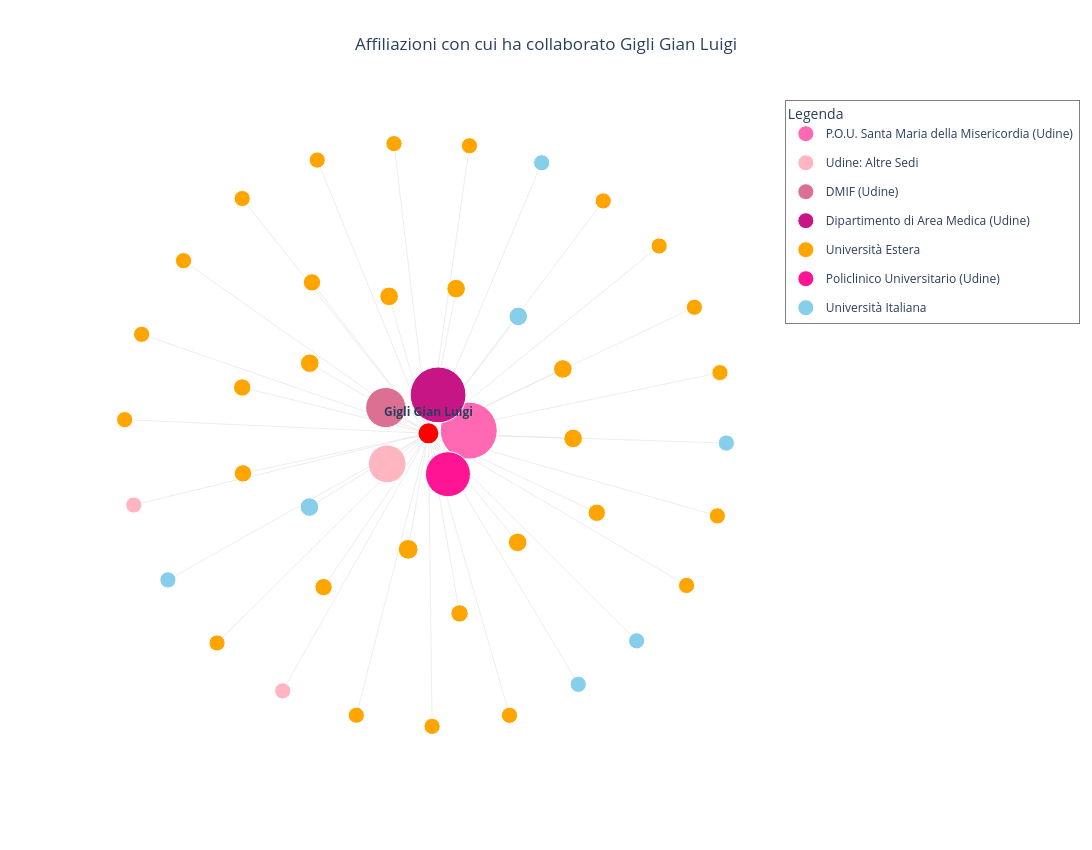

Here is the notebook cell this chart was saved with:
### Code cell
import pandas as pd
import networkx as nx
import plotly.graph_objects as go
from collections import Counter
import math

# [Logica di raggruppamento invariata come da tua richiesta precedente]
def get_custom_category(uni_name):
    u = uni_name.lower()
    if "udine" not in u:
        return uni_name
    if any(k in u for k in ["area medica", "dame"]):
        return "Dipartimento di Area Medica (Udine)"
    if "policlinico" in u:
        return "Policlinico Universitario (Udine)"
    if any(k in u for k in ["p.o.u.", "misericordia", "presidio ospedaliero universitario"]):
        return "P.O.U. Santa Maria della Misericordia (Udine)"
    if "mathematics" in u:
        return "DMIF (Udine)"
    return uni_name

grouped_counts = Counter()
grouped_details = {} 
for uni, count in university_counts.items():
    category = get_custom_category(uni)
    grouped_counts[category] += count
    if category not in grouped_details: grouped_details[category] = []
    if category != uni:
        clean_name = uni.split(",")[0].strip()
        grouped_details[category].append(f"• {clean_name} ({count})")

# Configurazione Colori
pink_shades = {
    "Dipartimento di Area Medica (Udine)": "#C71585",
    "Policlinico Universitario (Udine)": "#FF1493",
    "P.O.U. Santa Maria della Misericordia (Udine)": "#FF69B4",
    "DMIF (Udine)": "#DB7093",
    "Udine: Altre Sedi": "#FFB6C1"
}

G = nx.Graph()
G.add_node(central_author, type='central')
for uni, count in grouped_counts.items():
    is_udine = "udine" in uni.lower() or uni in pink_shades
    u_type = "internal" if is_udine else ("italian" if any(k in uni.lower() for k in ["italy", "italia"]) else "foreign")
    G.add_node(uni, type=u_type, weight=count)
    G.add_edge(central_author, uni, weight=count)

# Distanza aumentata (k=0.6)
pos = nx.spring_layout(G, k=0.6, weight='weight', seed=42)

node_traces = []
legend_added = set()

# Archi
edge_x, edge_y = [], []
for edge in G.edges():
    x0, y0 = pos[edge[0]]; x1, y1 = pos[edge[1]]
    edge_x.extend([x0, x1, None]); edge_y.extend([y0, y1, None])
edge_trace = go.Scatter(x=edge_x, y=edge_y, line=dict(width=0.7, color='#E5E5E5'), hoverinfo='none', mode='lines', showlegend=False)

# Nodi con crescita ridotta
for node in G.nodes():
    if node == central_author: continue
    data = G.nodes[node]
    count = data['weight']
    x, y = pos[node]
    
    if data['type'] == "internal":
        color = pink_shades.get(node, pink_shades["Udine: Altre Sedi"])
        category_name = node if node in pink_shades else "Udine: Altre Sedi"
    else:
        color = 'skyblue' if data['type'] == "italian" else 'orange'
        category_name = "Università Italiana" if data['type'] == "italian" else "Università Estera"

    # --- CAMBIO VALORE QUI: Crescita meno aggressiva ---
    # Prima era: 18 + (count * 2.2)
    # Ora usiamo un moltiplicatore ridotto per non far esplodere i nodi di Udine
    calculated_size = 15 + (count * 1.2) 

    details = "<br>".join(grouped_details.get(node, []))
    hover_label = f"<b>{node}</b><br>Collaborazioni: {count}"
    if details: hover_label += f"<br><br>Sedi incluse:<br>{details}"

    show_in_legend = category_name not in legend_added
    if show_in_legend: legend_added.add(category_name)

    node_traces.append(go.Scatter(
        x=[x], y=[y], mode='markers',
        name=category_name,
        marker=dict(color=color, size=calculated_size, line=dict(width=1, color='white')),
        text=hover_label, hoverinfo='text',
        showlegend=show_in_legend,
        legendgroup=category_name
    ))

central_trace = go.Scatter(
    x=[pos[central_author][0]], y=[pos[central_author][1]],
    mode='markers+text', text=[f"<b>{central_author}</b>"], textposition="top center",
    hoverinfo='none', marker=dict(color='red', size=22, line=dict(width=2, color='white')),
    showlegend=False
)

fig = go.Figure(data=[edge_trace, *node_traces, central_trace])
fig.update_layout(
    title=dict(text=f"Affiliazioni con cui ha collaborato {central_author}", x=0.5),
    width=1400, height=850,
    legend=dict(
        title_text="Legenda",
        x=1.02, y=1.0, # Destra in alto
        xanchor="left", yanchor="top",
        bordercolor="Gray", borderwidth=1
    ),
    margin=dict(r=250),
    paper_bgcolor='white', plot_bgcolor='white',
    xaxis=dict(showgrid=False, zeroline=False, showticklabels=False),
    yaxis=dict(showgrid=False, zeroline=False, showticklabels=False)
)
fig.show()

### Figure 1 — Plotly figure (JSON) as saved in the notebook; plotly's stock layout.template omitted (floating-point values rounded to 4 significant figures; data arrays with more than 128 entries replaced by an {"elided": "..."} marker saying what was removed)
{"data": [{"hoverinfo": "none", "line": {"color": "#E5E5E5", "width": 0.7}, "mode": "lines", "showlegend": false, "type": "scatter", "x": {"elided": "132 float values"}, "y": {"elided": "132 float values"}}, {"hoverinfo": "text", "legendgroup": "P.O.U. Santa Maria della Misericordia (Udine)", "marker": {"color": "#FF69B4", "line": {"color": "white", "width": 1}, "size": 57}, "mode": "markers", "name": "P.O.U. Santa Maria della Misericordia (Udine)", "showlegend": true, "text": "<b>P.O.U. Santa Maria della Misericordia (Udine)</b><br>Collaborazioni: 35<br><br>Sedi incluse:<br>• Neurology and Clinical Neurophysiology (2)<br>• Neurosurgery Unit (2)<br>• Neurological Clinic (13)<br>• Department of Neuroscience (6)<br>• Department of Laboratory Medicine (2)<br>• Institute of Pathology (3)<br>• Department of Diagnostic Imaging (2)<br>• Department of Infectious Diseases (1)<br>• Laboratory of Immunogenetics (1)<br>• Department of Cell Therapy and Hematology (1)<br>• Department of Oncology (1)<br>• Institute of Hygiene and Clinical Epidemiology (1)", "type": "scatter", "x": [0.1298], "y": [0.01148]}, {"hoverinfo": "text", "legendgroup": "Udine: Altre Sedi", "marker": {"color": "#FFB6C1", "line": {"color": "white", "width": 1}, "size": 37.8}, "mode": "markers", "name": "Udine: Altre Sedi", "showlegend": true, "text": "<b>Università degli Studi di Udine, Udine, UD, Italy</b><br>Collaborazioni: 19", "type": "scatter", "x": [-0.1379], "y": [-0.1008]}, {"hoverinfo": "text", "legendgroup": "DMIF (Udine)", "marker": {"color": "#DB7093", "line": {"color": "white", "width": 1}, "size": 40.2}, "mode": "markers", "name": "DMIF (Udine)", "showlegend": true, "text": "<b>DMIF (Udine)</b><br>Collaborazioni: 21<br><br>Sedi incluse:<br>• Department of Mathematics (11)<br>• Department of Mathematics and Physics (10)", "type": "scatter", "x": [-0.1426], "y": [0.08909]}, {"hoverinfo": "text", "legendgroup": "Dipartimento di Area Medica (Udine)", "marker": {"color": "#C71585", "line": {"color": "white", "width": 1}, "size": 55.8}, "mode": "markers", "name": "Dipartimento di Area Medica (Udine)", "showlegend": true, "text": "<b>Dipartimento di Area Medica (Udine)</b><br>Collaborazioni: 34<br><br>Sedi incluse:<br>• Università degli Studi di Udine (23)<br>• Neurology Unit (6)<br>• Department of Medical Area (DAME) (3)<br>• Institute of Pathology (1)<br>• Neurological Clinic (1)", "type": "scatter", "x": [0.02924], "y": [0.1319]}, {"hoverinfo": "text", "legendgroup": "Università Estera", "marker": {"color": "orange", "line": {"color": "white", "width": 1}, "size": 16.2}, "mode": "markers", "name": "Università Estera", "showlegend": true, "text": "<b>Department of Biochemistry, Centre Hospitalier Universitaire de Saint-Étienne, Saint-Etienne, Auvergne-Rhone-Alpes, France</b><br>Collaborazioni: 1", "type": "scatter", "x": [-0.8068], "y": [0.5844]}, {"hoverinfo": "text", "legendgroup": "Università Estera", "marker": {"color": "orange", "line": {"color": "white", "width": 1}, "size": 16.2}, "mode": "markers", "name": "Università Estera", "showlegend": false, "text": "<b>Department of Neurology, Centre Hospitalier Universitaire de Saint-Étienne, Saint-Etienne, Auvergne-Rhone-Alpes, France</b><br>Collaborazioni: 1", "type": "scatter", "x": [0.9464], "y": [-0.2762]}, {"hoverinfo": "text", "legendgroup": "Università Estera", "marker": {"color": "orange", "line": {"color": "white", "width": 1}, "size": 19.8}, "mode": "markers", "name": "Università Estera", "showlegend": false, "text": "<b>Université Claude Bernard Lyon 1, Villeurbanne, Auvergne-Rhone-Alpes, France</b><br>Collaborazioni: 4", "type": "scatter", "x": [-0.06907], "y": [-0.389]}, {"hoverinfo": "text", "legendgroup": "Università Estera", "marker": {"color": "orange", "line": {"color": "white", "width": 1}, "size": 16.2}, "mode": "markers", "name": "Università Estera", "showlegend": false, "text": "<b>Université Jean Monnet Saint Etienne, Saint-Etienne, Auvergne-Rhone-Alpes, France</b><br>Collaborazioni: 1", "type": "scatter", "x": [-1.0], "y": [0.04833]}, {"hoverinfo": "text", "legendgroup": "Policlinico Universitario (Udine)", "marker": {"color": "#FF1493", "line": {"color": "white", "width": 1}, "size": 45}, "mode": "markers", "name": "Policlinico Universitario (Udine)", "showlegend": true, "text": "<b>Policlinico Universitario (Udine)</b><br>Collaborazioni: 25<br><br>Sedi incluse:<br>• Neurological Clinic (6)<br>• Neurology Unit (2)<br>• Department of Neuroscience (15)<br>• Division of Vascular and Interventional Radiology (1)<br>• Pediatric Unit (1)", "type": "scatter", "x": [0.06165], "y": [-0.1356]}, {"hoverinfo": "text", "legendgroup": "Università Estera", "marker": {"color": "orange", "line": {"color": "white", "width": 1}, "size": 16.2}, "mode": "markers", "name": "Università Estera", "showlegend": false, "text": "<b>Sleep Disorders Unit, Hôpital Universitaire Pitié Salpêtrière, Paris, Ile-de-France, France</b><br>Collaborazioni: 1", "type": "scatter", "x": [0.2638], "y": [-0.9489]}, {"hoverinfo": "text", "legendgroup": "Università Estera", "marker": {"color": "orange", "line": {"color": "white", "width": 1}, "size": 17.4}, "mode": "markers", "name": "Università Estera", "showlegend": false, "text": "<b>Department of Neuroscience, University of Montreal, Montreal, QC, Canada</b><br>Collaborazioni: 2", "type": "scatter", "x": [-0.3469], "y": [-0.5163]}, {"hoverinfo": "text", "legendgroup": "Università Estera", "marker": {"color": "orange", "line": {"color": "white", "width": 1}, "size": 16.2}, "mode": "markers", "name": "Università Estera", "showlegend": false, "text": "<b>Centre de Recherche en Biologie Structurale, Université McGill, Montreal, QC, Canada</b><br>Collaborazioni: 1", "type": "scatter", "x": [-0.1156], "y": [0.9792]}, {"hoverinfo": "text", "legendgroup": "Università Estera", "marker": {"color": "orange", "line": {"color": "white", "width": 1}, "size": 17.4}, "mode": "markers", "name": "Università Estera", "showlegend": false, "text": "<b>Department of Psychiatry, University of Montreal, Montreal, QC, Canada</b><br>Collaborazioni: 2", "type": "scatter", "x": [-0.614], "y": [0.1568]}, {"hoverinfo": "text", "legendgroup": "Università Estera", "marker": {"color": "orange", "line": {"color": "white", "width": 1}, "size": 16.2}, "mode": "markers", "name": "Università Estera", "showlegend": false, "text": "<b>Université de Montpellier, Montpellier, Occitanie, France</b><br>Collaborazioni: 1", "type": "scatter", "x": [0.009543], "y": [-0.9861]}, {"hoverinfo": "text", "legendgroup": "Università Italiana", "marker": {"color": "skyblue", "line": {"color": "white", "width": 1}, "size": 16.2}, "mode": "markers", "name": "Università Italiana", "showlegend": true, "text": "<b>Department of Neuroscience, Università degli Studi di Verona, Verona, VR, Italy</b><br>Collaborazioni: 1", "type": "scatter", "x": [0.6812], "y": [-0.6977]}, {"hoverinfo": "text", "legendgroup": "Università Estera", "marker": {"color": "orange", "line": {"color": "white", "width": 1}, "size": 18.6}, "mode": "markers", "name": "Università Estera", "showlegend": false, "text": "<b>Sleep disorder Unit, Hôpital Universitaire Carémeau, Nimes, Occitania, France</b><br>Collaborazioni: 3", "type": "scatter", "x": [-0.1317], "y": [0.464]}, {"hoverinfo": "text", "legendgroup": "Università Estera", "marker": {"color": "orange", "line": {"color": "white", "width": 1}, "size": 16.2}, "mode": "markers", "name": "Università Estera", "showlegend": false, "text": "<b>Department of Neurology, Universitair Ziekenhuis Antwerpen, Edegem, VAN, Belgium</b><br>Collaborazioni: 1", "type": "scatter", "x": [0.7552], "y": [0.634]}, {"hoverinfo": "text", "legendgroup": "Università Estera", "marker": {"color": "orange", "line": {"color": "white", "width": 1}, "size": 16.2}, "mode": "markers", "name": "Università Estera", "showlegend": false, "text": "<b>Department of Neurosurgery, Universitätsmedizin Göttingen, Gottingen, Niedersachsen, Germany</b><br>Collaborazioni: 1", "type": "scatter", "x": [-0.6966], "y": [-0.7049]}, {"hoverinfo": "text", "legendgroup": "Università Estera", "marker": {"color": "orange", "line": {"color": "white", "width": 1}, "size": 17.4}, "mode": "markers", "name": "Università Estera", "showlegend": false, "text": "<b>Department of Clinical Neurophysiology and Sleep Center, Université de Lille, Lille, Hauts-de-France, France</b><br>Collaborazioni: 2", "type": "scatter", "x": [0.5504], "y": [-0.2657]}, {"hoverinfo": "text", "legendgroup": "Università Estera", "marker": {"color": "orange", "line": {"color": "white", "width": 1}, "size": 17.4}, "mode": "markers", "name": "Università Estera", "showlegend": false, "text": "<b>Department of Sleep Medicine and Neuromuscular Disorders, University of Münster, Munster, Nordrhein-Westfalen, Germany</b><br>Collaborazioni: 2", "type": "scatter", "x": [-0.6116], "y": [-0.1327]}, {"hoverinfo": "text", "legendgroup": "Università Estera", "marker": {"color": "orange", "line": {"color": "white", "width": 1}, "size": 18.6}, "mode": "markers", "name": "Università Estera", "showlegend": false, "text": "<b>Department of Neurology, Medizinische Universitat Innsbruck, Innsbruck, Tyrol, Austria</b><br>Collaborazioni: 3", "type": "scatter", "x": [-0.3922], "y": [0.2387]}, {"hoverinfo": "text", "legendgroup": "Università Estera", "marker": {"color": "orange", "line": {"color": "white", "width": 1}, "size": 18.6}, "mode": "markers", "name": "Università Estera", "showlegend": false, "text": "<b>Department of Neurology, Philipps-Universität Marburg, Marburg, Hessen, Germany</b><br>Collaborazioni: 3", "type": "scatter", "x": [0.08842], "y": [0.4902]}, {"hoverinfo": "text", "legendgroup": "Università Estera", "marker": {"color": "orange", "line": {"color": "white", "width": 1}, "size": 18.6}, "mode": "markers", "name": "Università Estera", "showlegend": false, "text": "<b>University of Oxford Medical Sciences Division, Oxford, Oxfordshire, United Kingdom</b><br>Collaborazioni: 3", "type": "scatter", "x": [0.4389], "y": [0.2193]}, {"hoverinfo": "text", "legendgroup": "Università Estera", "marker": {"color": "orange", "line": {"color": "white", "width": 1}, "size": 18.6}, "mode": "markers", "name": "Università Estera", "showlegend": false, "text": "<b>Department of Neurology and Neurosurgery, Université McGill, Montreal, QC, Canada</b><br>Collaborazioni: 3", "type": "scatter", "x": [0.2905], "y": [-0.3656]}, {"hoverinfo": "text", "legendgroup": "Università Estera", "marker": {"color": "orange", "line": {"color": "white", "width": 1}, "size": 18.6}, "mode": "markers", "name": "Università Estera", "showlegend": false, "text": "<b>Department of Psychology, Université du Québec à Montréal, Montreal, QC, Canada</b><br>Collaborazioni: 3", "type": "scatter", "x": [0.4727], "y": [-0.01511]}, {"hoverinfo": "text", "legendgroup": "Università Italiana", "marker": {"color": "skyblue", "line": {"color": "white", "width": 1}, "size": 16.2}, "mode": "markers", "name": "Università Italiana", "showlegend": false, "text": "<b>Department of Biomedical, Università degli Studi di Modena e Reggio Emilia, Modena, MO, Italy</b><br>Collaborazioni: 1", "type": "scatter", "x": [0.3694], "y": [0.9147]}, {"hoverinfo": "text", "legendgroup": "Università Italiana", "marker": {"color": "skyblue", "line": {"color": "white", "width": 1}, "size": 18.6}, "mode": "markers", "name": "Università Italiana", "showlegend": false, "text": "<b>Department of Medical Sciences and Public Health, Università degli Studi di Cagliari, Cagliari, CA, Italy</b><br>Collaborazioni: 3", "type": "scatter", "x": [0.2927], "y": [0.3966]}, {"hoverinfo": "text", "legendgroup": "Università Italiana", "marker": {"color": "skyblue", "line": {"color": "white", "width": 1}, "size": 18.6}, "mode": "markers", "name": "Università Italiana", "showlegend": false, "text": "<b>Department of Neurological Sciences, Università Vita-Salute San Raffaele, Milan, MI, Italy</b><br>Collaborazioni: 3", "type": "scatter", "x": [-0.3933], "y": [-0.2464]}, {"hoverinfo": "text", "legendgroup": "Udine: Altre Sedi", "marker": {"color": "#FFB6C1", "line": {"color": "white", "width": 1}, "size": 16.2}, "mode": "markers", "name": "Udine: Altre Sedi", "showlegend": false, "text": "<b>Clinical Neurology Unit, Azienda Sanitaria Universitaria, Udine, Italy</b><br>Collaborazioni: 1", "type": "scatter", "x": [-0.9702], "y": [-0.2395]}, {"hoverinfo": "text", "legendgroup": "Università Estera", "marker": {"color": "orange", "line": {"color": "white", "width": 1}, "size": 17.4}, "mode": "markers", "name": "Università Estera", "showlegend": false, "text": "<b>Department of Neurology, Université de Montpellier, Montpellier, Occitanie, France</b><br>Collaborazioni: 2", "type": "scatter", "x": [0.0998], "y": [-0.6051]}, {"hoverinfo": "text", "legendgroup": "Università Italiana", "marker": {"color": "skyblue", "line": {"color": "white", "width": 1}, "size": 16.2}, "mode": "markers", "name": "Università Italiana", "showlegend": false, "text": "<b>Università degli Studi di Bologna, Facoltà di Medicina e Chirurgia, Bologna, BO, Italy</b><br>Collaborazioni: 1", "type": "scatter", "x": [0.9758], "y": [-0.03068]}, {"hoverinfo": "text", "legendgroup": "Università Estera", "marker": {"color": "orange", "line": {"color": "white", "width": 1}, "size": 16.2}, "mode": "markers", "name": "Università Estera", "showlegend": false, "text": "<b>Université de Lille, Lille, Hauts-de-France, France</b><br>Collaborazioni: 1", "type": "scatter", "x": [-0.9443], "y": [0.3362]}, {"hoverinfo": "text", "legendgroup": "Università Estera", "marker": {"color": "orange", "line": {"color": "white", "width": 1}, "size": 16.2}, "mode": "markers", "name": "Università Estera", "showlegend": false, "text": "<b>Department of Neurology and Center of Clinical Neuroscience, Charles University, Prague, Czech Republic</b><br>Collaborazioni: 1", "type": "scatter", "x": [-0.6141], "y": [0.7941]}, {"hoverinfo": "text", "legendgroup": "Università Estera", "marker": {"color": "orange", "line": {"color": "white", "width": 1}, "size": 16.2}, "mode": "markers", "name": "Università Estera", "showlegend": false, "text": "<b>Department of Human Genetics, Université McGill, Montreal, QC, Canada</b><br>Collaborazioni: 1", "type": "scatter", "x": [-0.3676], "y": [0.9237]}, {"hoverinfo": "text", "legendgroup": "Università Estera", "marker": {"color": "orange", "line": {"color": "white", "width": 1}, "size": 16.2}, "mode": "markers", "name": "Università Estera", "showlegend": false, "text": "<b>Sleep Disorders Unit, Sorbonne Université, Paris, Ile-de-France, France</b><br>Collaborazioni: 1", "type": "scatter", "x": [0.8452], "y": [-0.5108]}, {"hoverinfo": "text", "legendgroup": "Università Estera", "marker": {"color": "orange", "line": {"color": "white", "width": 1}, "size": 17.4}, "mode": "markers", "name": "Università Estera", "showlegend": false, "text": "<b>Department of Neurology, Universitätsmedizin Göttingen, Gottingen, Niedersachsen, Germany</b><br>Collaborazioni: 2", "type": "scatter", "x": [-0.3849], "y": [0.5113]}, {"hoverinfo": "text", "legendgroup": "Università Estera", "marker": {"color": "orange", "line": {"color": "white", "width": 1}, "size": 16.2}, "mode": "markers", "name": "Università Estera", "showlegend": false, "text": "<b>Department of Neurology with Institute of Translational Neurology, University of Münster, Munster, Nordrhein-Westfalen, Germany</b><br>Collaborazioni: 1", "type": "scatter", "x": [0.1323], "y": [0.972]}, {"hoverinfo": "text", "legendgroup": "Università Italiana", "marker": {"color": "skyblue", "line": {"color": "white", "width": 1}, "size": 16.2}, "mode": "markers", "name": "Università Italiana", "showlegend": false, "text": "<b>Alma Mater Studiorum Università di Bologna, Bologna, BO, Italy</b><br>Collaborazioni: 1", "type": "scatter", "x": [0.4896], "y": [-0.8443]}, {"hoverinfo": "text", "legendgroup": "Università Estera", "marker": {"color": "orange", "line": {"color": "white", "width": 1}, "size": 16.2}, "mode": "markers", "name": "Università Estera", "showlegend": false, "text": "<b>Department of Neuroscience, Université du Québec à Montréal, Montreal, QC, Canada</b><br>Collaborazioni: 1", "type": "scatter", "x": [-0.2393], "y": [-0.9486]}, {"hoverinfo": "text", "legendgroup": "Università Estera", "marker": {"color": "orange", "line": {"color": "white", "width": 1}, "size": 16.2}, "mode": "markers", "name": "Università Estera", "showlegend": false, "text": "<b>Department of Psychiatry, Université du Québec à Montréal, Montreal, QC, Canada</b><br>Collaborazioni: 1", "type": "scatter", "x": [0.8709], "y": [0.4275]}, {"hoverinfo": "text", "legendgroup": "Udine: Altre Sedi", "marker": {"color": "#FFB6C1", "line": {"color": "white", "width": 1}, "size": 16.2}, "mode": "markers", "name": "Udine: Altre Sedi", "showlegend": false, "text": "<b>Neurology Unit, Università degli Studi di Udine, Udine, UD, Italy</b><br>Collaborazioni: 1", "type": "scatter", "x": [-0.481], "y": [-0.8663]}, {"hoverinfo": "text", "legendgroup": "Università Italiana", "marker": {"color": "skyblue", "line": {"color": "white", "width": 1}, "size": 16.2}, "mode": "markers", "name": "Università Italiana", "showlegend": false, "text": "<b>Department of Neurosciences, Biomedicine and Movement Sciences, Università degli Studi di Verona, Verona, VR, Italy</b><br>Collaborazioni: 1", "type": "scatter", "x": [-0.858], "y": [-0.4921]}, {"hoverinfo": "text", "legendgroup": "Università Estera", "marker": {"color": "orange", "line": {"color": "white", "width": 1}, "size": 16.2}, "mode": "markers", "name": "Università Estera", "showlegend": false, "text": "<b>Department of Neurology and Rehabilitation, University of Illinois at Chicago, Chicago, IL, United States</b><br>Collaborazioni: 1", "type": "scatter", "x": [0.5715], "y": [0.7859]}, {"hoverinfo": "text", "legendgroup": "Università Estera", "marker": {"color": "orange", "line": {"color": "white", "width": 1}, "size": 16.2}, "mode": "markers", "name": "Università Estera", "showlegend": false, "text": "<b>Université de Lyon, Lyon, Auvergne-Rhone-Alpes, France</b><br>Collaborazioni: 1", "type": "scatter", "x": [0.9549], "y": [0.2069]}, {"hoverinfo": "none", "marker": {"color": "red", "line": {"color": "white", "width": 2}, "size": 22}, "mode": "markers+text", "showlegend": false, "text": ["<b>Gigli Gian Luigi</b>"], "textposition": "top center", "type": "scatter", "x": [-0.002426], "y": [0.002191]}], "layout": {"height": 850, "legend": {"bordercolor": "Gray", "borderwidth": 1, "title": {"text": "Legenda"}, "x": 1.02, "xanchor": "left", "y": 1, "yanchor": "top"}, "margin": {"r": 250}, "paper_bgcolor": "white", "plot_bgcolor": "white", "title": {"text": "Affiliazioni con cui ha collaborato Gigli Gian Luigi", "x": 0.5}, "width": 1400, "xaxis": {"showgrid": false, "showticklabels": false, "zeroline": false}, "yaxis": {"showgrid": false, "showticklabels": false, "zeroline": false}}}
